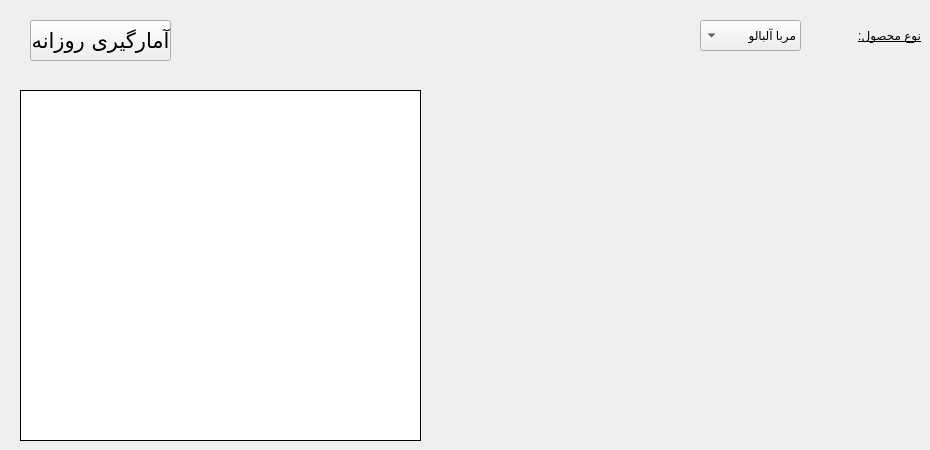
      <widget class="QWidget" name="tab_6">
       <attribute name="title">
        <string>Tab 1</string>
       </attribute>
       <widget class="PlotWidget" name="graphWidget" native="true">
        <property name="geometry">
         <rect>
          <x>20</x>
          <y>90</y>
          <width>401</width>
          <height>351</height>
         </rect>
        </property>
        <property name="styleSheet">
         <string notr="true">background-color: rgb(255, 255, 255);
border-style: outset;
border-width: 1px;
border-color: rgb(0, 0, 0);</string>
        </property>
       </widget>
       <widget class="QWidget" name="layoutWidget">
        <property name="geometry">
         <rect>
          <x>500</x>
          <y>90</y>
          <width>411</width>
          <height>351</height>
         </rect>
        </property>
        <layout class="QVBoxLayout" name="pieChartLayout"/>
       </widget>
       <widget class="QLabel" name="label">
        <property name="geometry">
         <rect>
          <x>820</x>
          <y>0</y>
          <width>101</width>
          <height>71</height>
         </rect>
        </property>
        <property name="layoutDirection">
         <enum>Qt::RightToLeft</enum>
        </property>
        <property name="styleSheet">
         <string notr="true">color: rgb(0, 0, 0);
text-decoration: underline;
font: 16pt &quot;B Mitra&quot;;</string>
        </property>
        <property name="text">
         <string>نوع محصول:</string>
        </property>
       </widget>
       <widget class="QComboBox" name="comboBox">
        <property name="geometry">
         <rect>
          <x>700</x>
          <y>20</y>
          <width>101</width>
          <height>31</height>
         </rect>
        </property>
        <property name="layoutDirection">
         <enum>Qt::RightToLeft</enum>
        </property>
        <property name="styleSheet">
         <string notr="true">font: 14pt &quot;B Mitra&quot;;</string>
        </property>
        <item>
         <property name="text">
          <string>مربا آلبالو</string>
         </property>
        </item>
        <item>
         <property name="text">
          <string>ترشی لیته</string>
         </property>
        </item>
        <item>
         <property name="text">
          <string>رب گوجه فرنگی</string>
         </property>
        </item>
        <item>
         <property name="text">
          <string>سس مایونز</string>
         </property>
        </item>
       </widget>
       <widget class="QPushButton" name="dayReport">
        <property name="geometry">
         <rect>
          <x>30</x>
          <y>20</y>
          <width>141</width>
          <height>41</height>
         </rect>
        </property>
        <property name="font">
         <font>
          <family>B Mitra</family>
          <pointsize>16</pointsize>
         </font>
        </property>
        <property name="text">
         <string>آمارگیری روزانه</string>
        </property>
       </widget>
      </widget>
